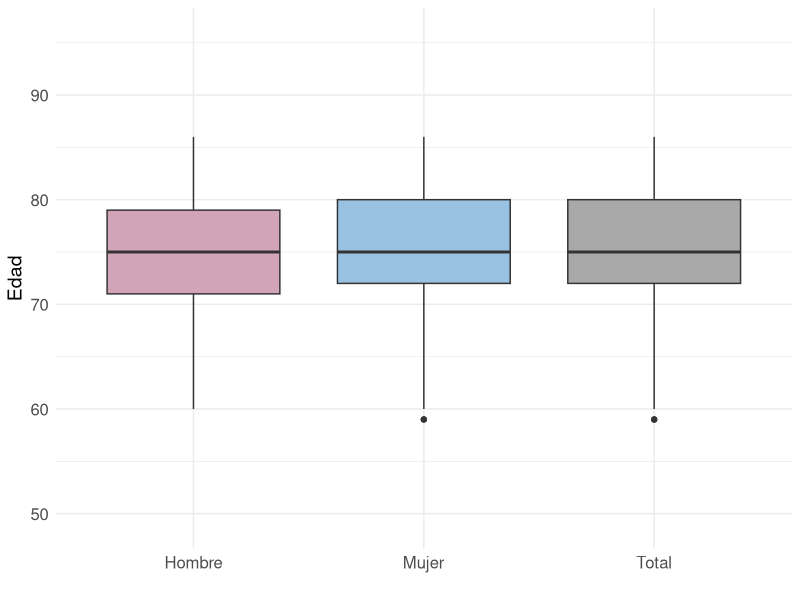
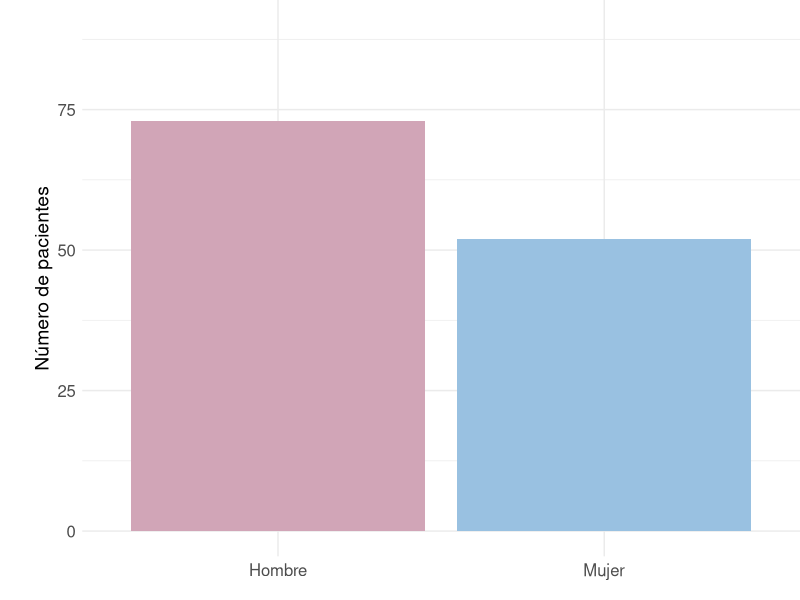
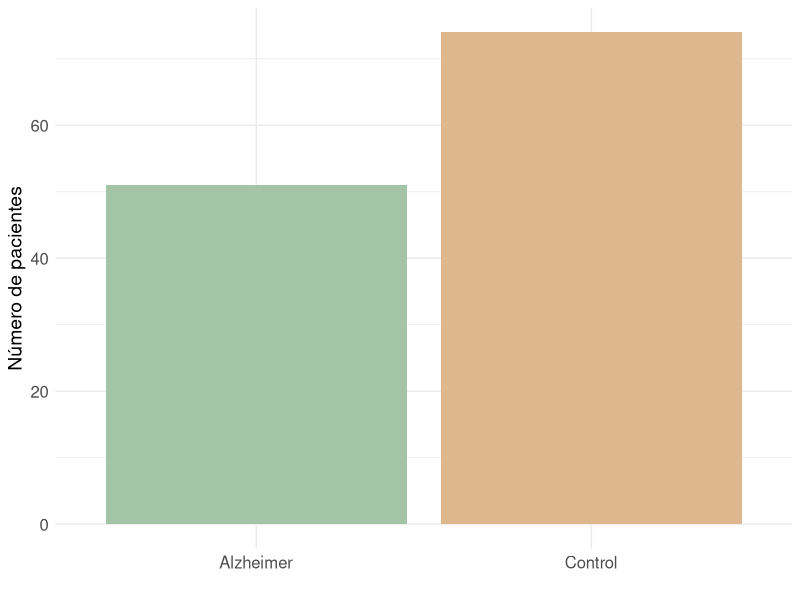
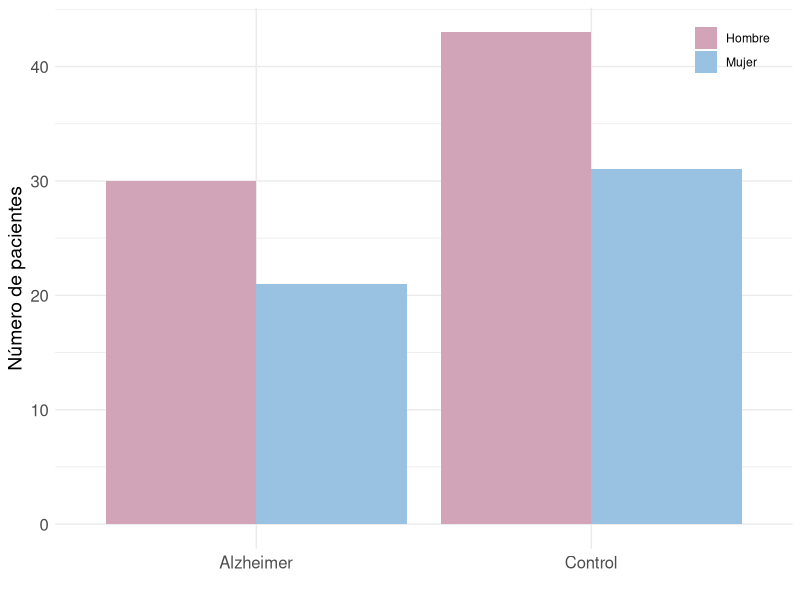

Write the R code that produced these figures, in order.
# Cargar librerías
library(tidyverse)

# Cargar y procesar el CSV

data <- read.csv(file = "Demographics.csv", header = TRUE, sep= ";")
colnames(data) <- c("Participante", "Grupo de Diagnóstico", "Sexo", "Edad")
data <- data %>% mutate(Sexo = recode(Sexo, F = "Mujer", M = "Hombre"))
data <- data %>% mutate(`Grupo de Diagnóstico` = recode(`Grupo de Diagnóstico`, AD = "Alzheimer", CN = "Control"))


# Calcular estadísticas descriptivas
media_edad <- mean(data$Edad)
media_edad_H <- mean(data$Edad[data$Sexo == "Hombre"])
media_edad_M <- mean(data$Edad[data$Sexo == "Mujer"])
sd_edad <- sd(data$Edad)
n_mujeres <- sum(data$Sexo == "Mujer")
n_hombres <- sum(data$Sexo == "Hombre")
proporcion_sexo <- n_mujeres / n_hombres
n_alzheimer <- sum(data$`Grupo de Diagnóstico` == "Alzheimer")
n_control <- sum(data$`Grupo de Diagnóstico` == "Control")
proporcion_diagnostico <- n_alzheimer / n_control

# Gráfico de cajas para la edad

data_total <- data.frame(Edad = data$Edad, Sexo = "Total")
data_sex <- data[, c("Edad", "Sexo")]
data_sex$Sexo <- factor(data_sex$Sexo, levels = c("Total", "Mujer", "Hombre"))
data_combined <- rbind(data_total, data_sex)

edad_boxplot <- ggplot(data_combined, aes(x = Sexo, y = Edad, fill = Sexo)) +
  geom_boxplot() +
  scale_fill_manual(values = c("Total" = "#A9A9A9", "Mujer" = "#99C1E1", "Hombre" = "#D1A5B7")) +
  labs(x = "", y = "Edad") +
  theme_minimal() +
  theme(legend.position = "none", axis.text.y = element_text(size = 12), axis.text.x = element_text(size = 12), axis.title.y = element_text(size = 14)) +
  coord_cartesian(ylim = c(min(data_combined$Edad) - 10, max(data_combined$Edad) + 10))

print(edad_boxplot)

# Gráfico de barras para visualizar cuántos pacientes son hombre vs mujeres
genero_barplot <- ggplot(data, aes(x = Sexo, fill = Sexo)) +
  geom_bar() +
  scale_fill_manual(values = c("Mujer" = "#99C1E1", "Hombre" = "#D1A5B7")) +
  scale_y_continuous(limits = c(0, 90)) +
  labs(x = "", y = "Número de pacientes") +
  theme_minimal() +
  theme(legend.position = "none", axis.text.y = element_text(size = 12), axis.text.x = element_text(size = 12), axis.title.y = element_text(size = 14), plot.margin = margin(0, 0, 0, 25))

print(genero_barplot)



# Gráfico de barras para visualizar cuantos pacientes son Alzheimer y cuantos son Control
diagnostico_barplot <- ggplot(data, aes(x = `Grupo de Diagnóstico`, fill = `Grupo de Diagnóstico`)) +
  geom_bar() +
  scale_fill_manual(values = c("Alzheimer" = "#A4C4A8", "Control" = "#DFB78E")) +
  labs(x = "", y = "Número de pacientes") +
  theme_minimal() +
  theme(legend.position = "none", axis.text.y = element_text(size = 12), axis.text.x = element_text(size = 12), axis.title.y = element_text(size = 14))

print(diagnostico_barplot)


# Gráfico de barras para visualizar cuantos pacientes son Alzheimer y cuantos son Control, desglosado por sexo
diagnostico_sexo_barplot <- ggplot(data, aes(x = `Grupo de Diagnóstico`, fill = Sexo)) +
  geom_bar(position = "dodge") +
  scale_fill_manual(values = c("Mujer" = "#99C1E1", "Hombre" = "#D1A5B7")) +
  labs(x = "", y = "Número de pacientes") +
  theme_minimal() +
  theme(legend.position = c(0.98, 0.98), legend.justification = c(1, 1), legend.background = element_blank(), legend.title = element_blank(), axis.text.y = element_text(size = 12), axis.text.x = element_text(size = 12), axis.title.y = element_text(size = 14))

print(diagnostico_sexo_barplot)
